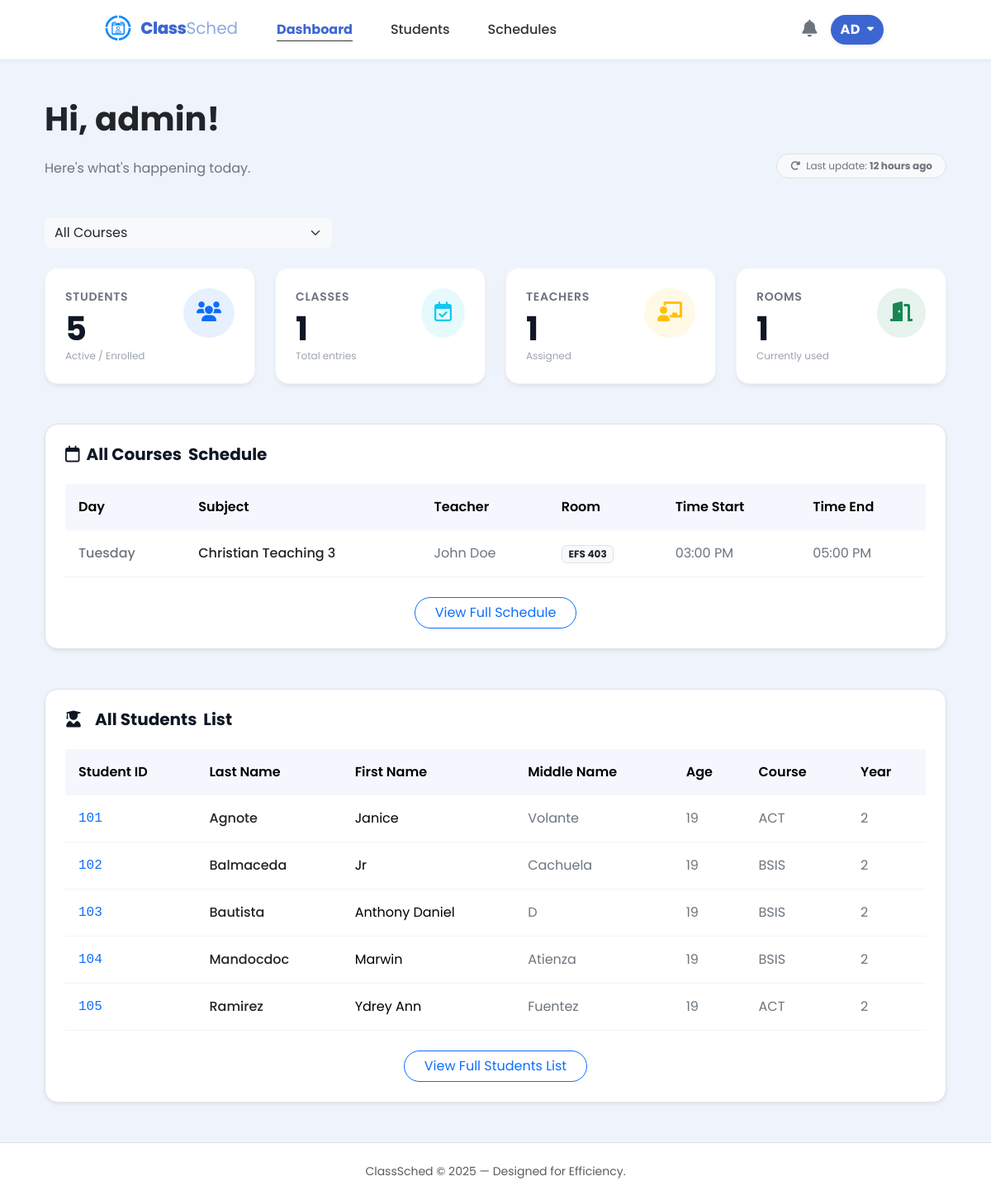
Before: /src/admin_dashboard.php (signed in) with the older database file.
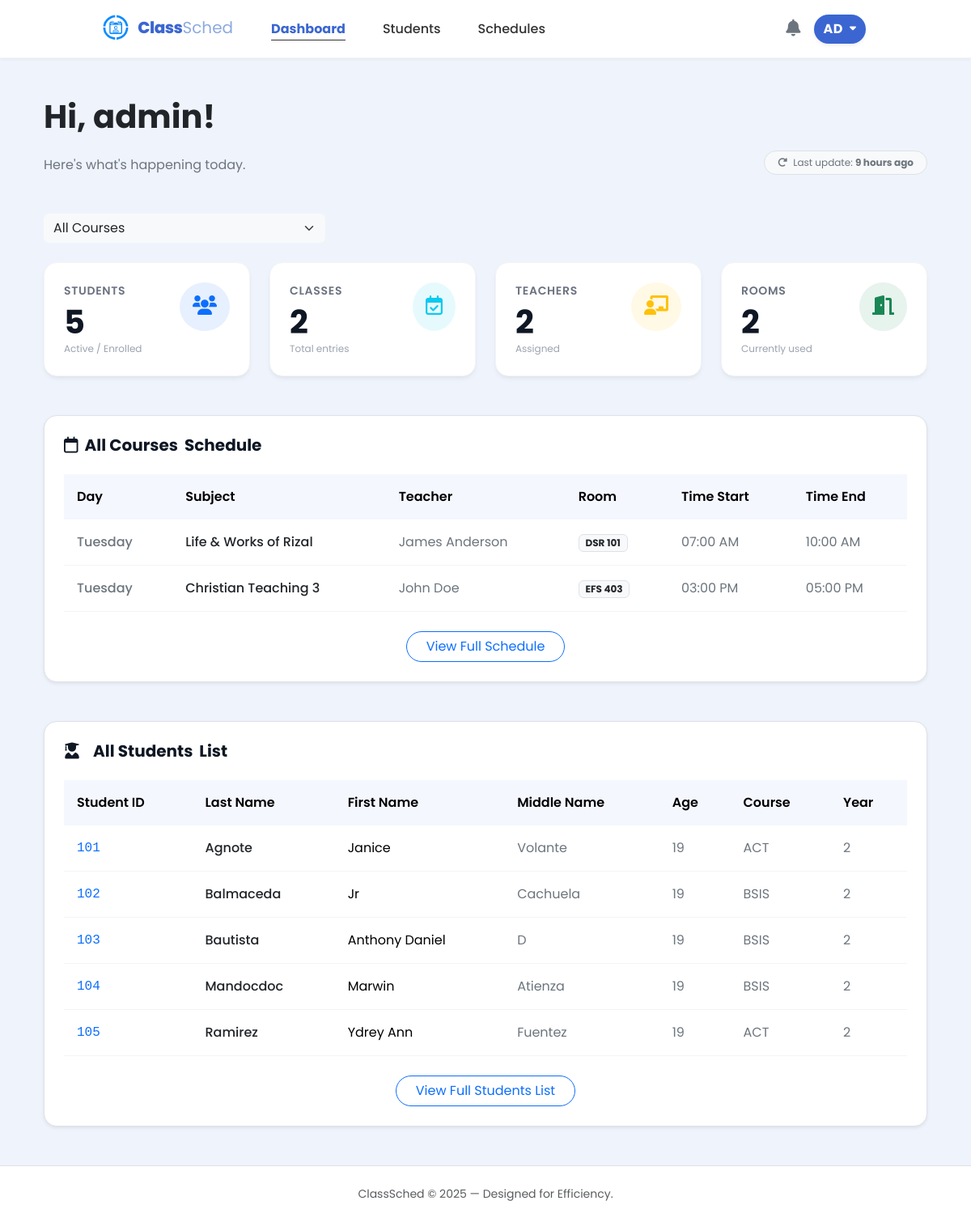
After: the same page with the newer database file.
### tables this page shows
CREATE TABLE admin_system_log (
        id INTEGER PRIMARY KEY CHECK (id = 1),
        last_activity DATETIME DEFAULT CURRENT_TIMESTAMP
    );

CREATE TABLE schedules (
        id INTEGER PRIMARY KEY AUTOINCREMENT,
        day TEXT NOT NULL,
        subject_id INTEGER NOT NULL,
        teacher_id INTEGER NOT NULL,
        room TEXT(10),
        time_start TIME,
        time_end TIME,
        course_id INTEGER NOT NULL,

        FOREIGN KEY (teacher_id) REFERENCES teachers(id),
        FOREIGN KEY (course_id) REFERENCES courses(id),
        FOREIGN KEY (subject_id) REFERENCES subjects(id)
    );

CREATE TABLE students (
        id INTEGER PRIMARY KEY AUTOINCREMENT,
        user_id INTEGER UNIQUE,
        student_number TEXT(50) NOT NULL,
        last_name TEXT(50) NOT NULL,
        first_name TEXT(50),
        middle_name TEXT(50),
        age INTEGER,
        phone_number TEXT(20),
        course_id INTEGER NOT NULL,
        year_level INTEGER,
        email TEXT(255) UNIQUE,
        last_notification_check DATETIME DEFAULT "1970-01-01 00:00:00",
        FOREIGN KEY (user_id) REFERENCES users(id),
        FOREIGN KEY (course_id) REFERENCES courses(id)
    );

### src/admin_dashboard.php (the view, shortened to what the changed rows need)
<?php
$db = get_db();
function getCourseName($id) {
    if ($id == COURSE_BSIS) return "BSIS";
    if ($id == COURSE_ACT) return "ACT";
    return "Unknown";
}
$selected_course = isset($_GET['course_id']) ? (int)$_GET['course_id'] : COURSE_ALL;
if ($selected_course === COURSE_ALL) {
    $classes_count = $db->querySingle("SELECT COUNT(*) FROM (SELECT 1 FROM schedules GROUP BY subject_id, teacher_id, room, time_start, time_end, day)");
    $assigned_teachers = $db->querySingle("SELECT COUNT(DISTINCT teacher_id) FROM schedules");
    $rooms_count = $db->querySingle("SELECT COUNT(DISTINCT room) FROM schedules WHERE room IS NOT NULL AND room != ''");
}
$last_update_text = "Just now";
$last_activity_row = $db->querySingle("SELECT last_activity FROM admin_system_log WHERE id = 1", true);
if ($last_activity_row) {
    $last_update_ts = (int)$last_activity_row['last_activity'];
    $time_diff = time() - $last_update_ts;
    if ($time_diff < 60) {
        $last_update_text = "Just now";
    } else {
        $tokens = [
            31536000 => 'year',
            2592000 => 'month',
            604800 => 'week',
            86400 => 'day',
            3600 => 'hour',
            60 => 'minute',
            1 => 'second'
        ];
        foreach ($tokens as $unit => $text) {
            if ($time_diff < $unit) continue;
            $numberOfUnits = floor($time_diff / $unit);
            $last_update_text = $numberOfUnits . ' ' . $text . (($numberOfUnits > 1) ? 's' : '') . ' ago';
            break;
        }
    }
}
$sql_sched = "
    SELECT
        sch.*,
        sub.subject_name AS subject_name_display,
        t.name AS teacher_name_display
    FROM schedules sch
    LEFT JOIN subjects sub ON sch.subject_id = sub.id
    LEFT JOIN teachers t ON sch.teacher_id = t.id
";
if ($selected_course !== COURSE_ALL) {
    $sql_sched .= " WHERE sch.course_id = :course_id";
} else {
    $sql_sched .= " GROUP BY sch.subject_id, sch.teacher_id, sch.room, sch.time_start, sch.time_end, sch.day";
}
$sql_sched .= " ORDER BY sch.time_start ASC";
$stmt = $db->prepare($sql_sched);
$sched_result = $stmt->execute();
$sql_students = "SELECT * FROM students";
$sql_students .= " ORDER BY last_name ASC";
$stmt_students = $db->prepare($sql_students);
$students_result = $stmt_students->execute();
        ?>
<!DOCTYPE html>
<html lang="en">
<head>
    <link href="https://cdn.jsdelivr.net/npm/bootstrap@5.3.3/dist/css/bootstrap.min.css" rel="stylesheet">
    <link href="https://cdnjs.cloudflare.com/ajax/libs/font-awesome/6.0.0/css/all.min.css" rel="stylesheet">
    <link rel="stylesheet" href="../styles/admin_dashboard.css">
    <link rel="stylesheet" href="../styles/admin.css">
    <link rel="stylesheet" href="../styles/notification.css">
</head>
<body class="d-flex flex-column min-vh-100 position-relative">
    <?php require_once __DIR__ . "/student_nav.php"; ?>
    <div class="container px-4 py-5">
        <div class="row align-items-end mb-5">
            <div class="col-md-6">
                <h1 class="fw-bold text-dark mb-4">Hi, <?php echo htmlspecialchars($user["username"]); ?>!</h1>
            </div>
            <div class="col-md-6 text-md-end mt-3 mt-md-0">
                <span class="badge bg-light text-secondary border px-3 py-2 rounded-pill fw-normal">
                    <i class="fa-solid fa-rotate-right me-1"></i> Last update: <strong id="last_update_display"><?php echo $last_update_text; ?></strong>
                </span>
            </div>
        </div>
        <div class="row g-4 mb-5">
            <div class="col-md-3">
                <a href="#sched-overview" class="text-decoration-none">
                    <div class="stats-card">
                        <div class="d-flex justify-content-between align-items-start">
                            <div>
                                <div class="stats-label">Classes</div>
                                <div class="stats-number" id="stat_classes"><?php echo $classes_count; ?></div>
                                <div class="stats-sub">Total entries</div>
                            </div>
                        </div>
                    </div>
                </a>
            </div>
            <div class="col-md-3">
                <div class="stats-card">
                    <div class="d-flex justify-content-between align-items-start">
                        <div>
                            <div class="stats-label">Teachers</div>
                                <div class="stats-number" id="stat_teachers"><?php echo $assigned_teachers; ?></div>
                            <div class="stats-sub">Assigned</div>
                        </div>
                    </div>
                </div>
            </div>
            <div class="col-md-3">
                <div class="stats-card">
                    <div class="d-flex justify-content-between align-items-start">
                        <div>
                            <div class="stats-label">Rooms</div>
                            <div class="stats-number" id="stat_rooms"><?php echo $rooms_count; ?></div>
                            <div class="stats-sub">Currently used</div>
                        </div>
                    </div>
                </div>
            </div>
        </div>
        <div id="sched-overview" class="bg-white rounded-4 shadow-sm border p-4 mb-5">
            <div class="table-responsive">
                <table class="table custom-table table-hover mb-0">
                    <thead>
                        <tr>
                            <th>Day</th>
                            <th>Subject</th>
                            <th>Teacher</th>
                            <th>Room</th>
                            <th>Time Start</th>
                            <th>Time End</th>
                        </tr>
                    </thead>
                    <tbody id="schedule_table_body">
                        <?php while ($row = $sched_result->fetchArray(SQLITE3_ASSOC)): ?>
                        <tr>
                            <td class="fw-medium text-secondary"><?php echo htmlspecialchars($row['day'] ?? '--'); ?></td>
                            <td class="fw-medium text-dark"><?php echo htmlspecialchars($row['subject_name_display'] ?? 'Unknown Subject'); ?></td>
                            <td class="text-secondary"><?php echo htmlspecialchars($row['teacher_name_display'] ?? 'Unknown Teacher'); ?></td>
                            <td><span class="badge bg-light text-dark border"><?php echo htmlspecialchars($row['room'] ?? 'TBA'); ?></span></td>
                            <td class="text-secondary">
                                <?php echo !empty($row['time_start']) ? date("h:i A", strtotime($row['time_start'])) : '--:--'; ?>
                            </td>
                            <td class="text-secondary">
                                <?php echo !empty($row['time_end']) ? date("h:i A", strtotime($row['time_end'])) : '--:--'; ?>
                            </td>
                        </tr>
                        <?php endwhile; ?>
                    </tbody>
                </table>
            </div>
        </div>
        <div class="bg-white rounded-4 shadow-sm border p-4">
            <div id="stds-overview" class="table-responsive">
                <table class="table custom-table table-hover mb-0">
                    <thead>
                        <tr>
                            <th>Student ID</th>
                            <th>Last Name</th>
                            <th>First Name</th>
                            <th>Middle Name</th>
                            <th>Age</th>
                            <th>Course</th>
                            <th>Year</th>
                        </tr>
                    </thead>
                    <tbody id="student_table_body">
                        <?php while ($student = $students_result->fetchArray(SQLITE3_ASSOC)): ?>
                        <tr>
                            <td class="fw-medium font-monospace text-primary"><?php echo htmlspecialchars($student['student_number'] ?? '--'); ?></td>
                            <td class="fw-medium text-dark"><?php echo htmlspecialchars($student['last_name'] ?? '--'); ?></td>
                            <td><?php echo htmlspecialchars($student['first_name'] ?? '--'); ?></td>
                            <td class="text-secondary"><?php echo htmlspecialchars($student['middle_name'] ?? '--'); ?></td>
                            <td class="text-secondary"><?php echo htmlspecialchars($student['age'] ?? '--'); ?></td>
                            <td class="text-secondary"><?php echo getCourseName($student['course_id'] ?? 0); ?></td>
                            <td class="text-secondary"><?php echo htmlspecialchars($student['year_level'] ?? '--'); ?></td>
                        </tr>
                        <?php endwhile; ?>
                    </tbody>
                </table>
            </div>
        </div>
    </div>
</body>
</html>

Changed rows visible on the page:
changed admin_system_log: last_activity "12 hours ago" → "9 hours ago"
added schedules: day "Tuesday", subject_name_display "Life & Works of Rizal", teacher_name_display "James Anderson", room "DSR 101", time_start "07:00 AM", time_end "10:00 AM"
Other visible differences:
$classes_count: "1" → "2"
$assigned_teachers: "1" → "2"
$rooms_count: "1" → "2"
